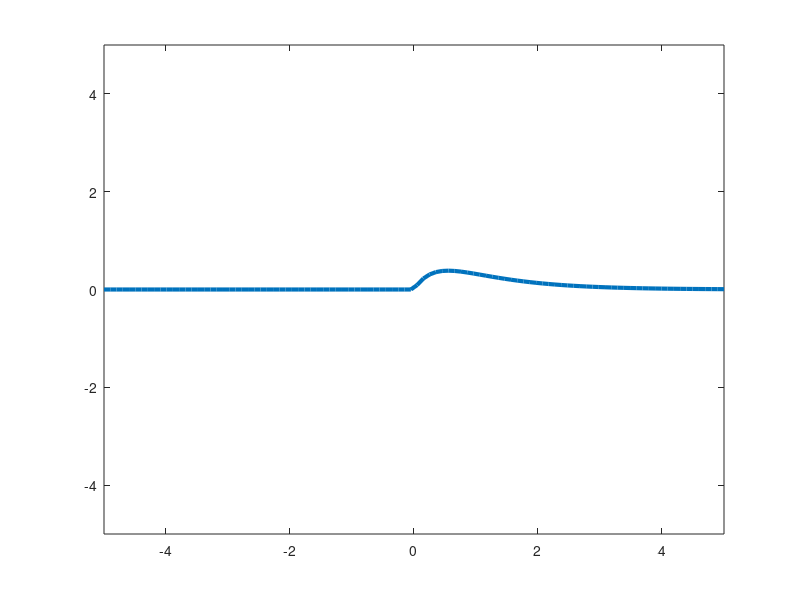
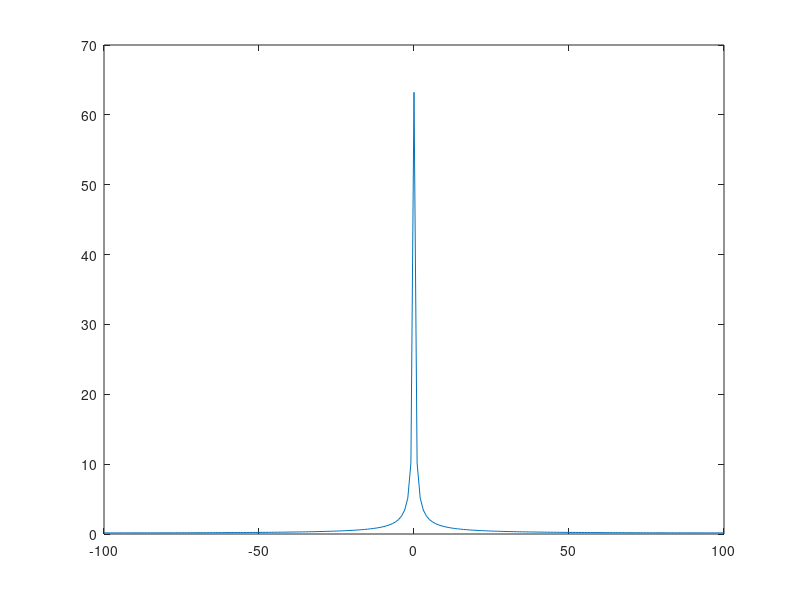

These figures' MATLAB source, in order:
clear all 
close all 
clc

u=@(t) t>0;
t=linspace(-5,5);
x=@(t) (1-exp(-2*t)).*u(t).*exp(-t);

figure(1);
plot(t,x(t),'Linewidth',3);
axis([-5 5 -5 5]);


a=200;
t=0:1/a:1;
u=@(t) t>0;
x=   (1-exp(-2*t)).*u(t).*exp(-t);

X=fftshift(fft(x));
X_magnitude= abs(X);
df = -a/2:1:a/2;
figure(2);
plot(df,X_magnitude);